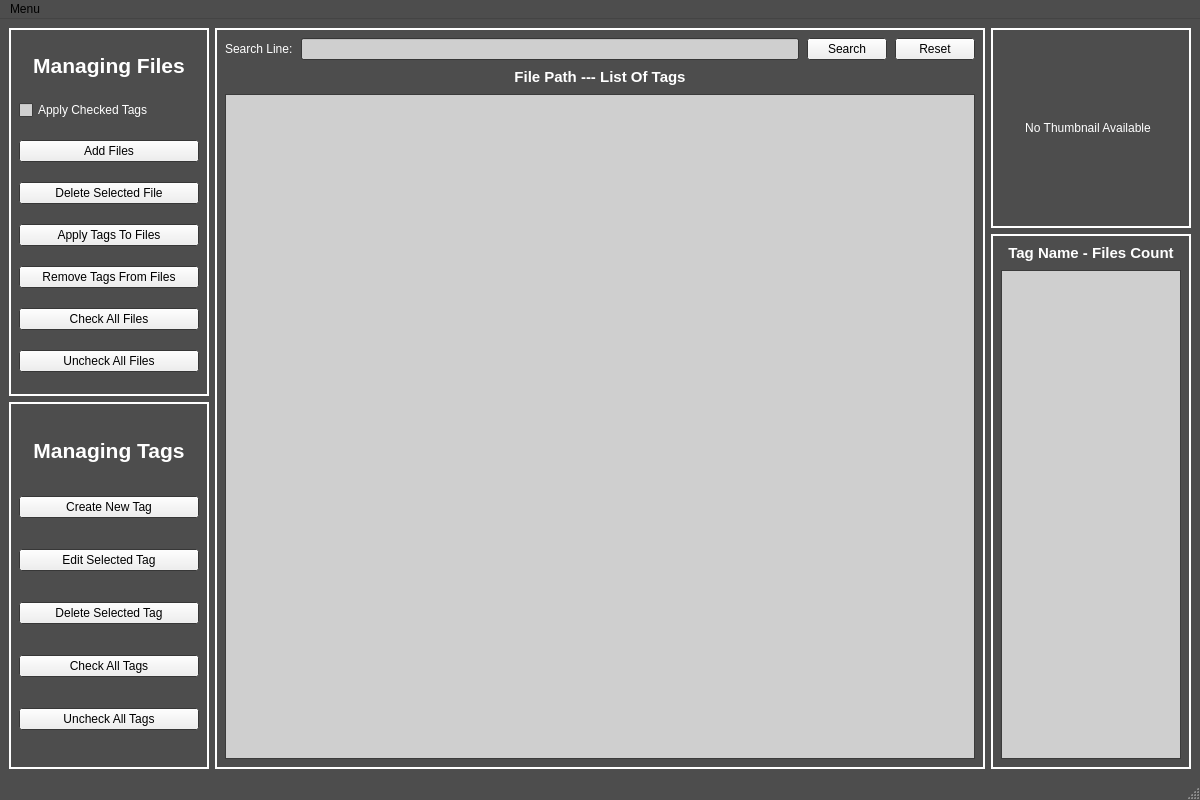
<?xml version="1.0" encoding="UTF-8"?>
<ui version="4.0">
 <class>Main_Window</class>
 <widget class="QMainWindow" name="Main_Window">
  <property name="geometry">
   <rect>
    <x>0</x>
    <y>0</y>
    <width>1200</width>
    <height>800</height>
   </rect>
  </property>
  <property name="palette">
   <palette>
    <active>
     <colorrole role="WindowText">
      <brush brushstyle="SolidPattern">
       <color alpha="255">
        <red>255</red>
        <green>255</green>
        <blue>255</blue>
       </color>
      </brush>
     </colorrole>
     <colorrole role="Text">
      <brush brushstyle="SolidPattern">
       <color alpha="255">
        <red>0</red>
        <green>0</green>
        <blue>0</blue>
       </color>
      </brush>
     </colorrole>
     <colorrole role="Base">
      <brush brushstyle="SolidPattern">
       <color alpha="255">
        <red>207</red>
        <green>207</green>
        <blue>207</blue>
       </color>
      </brush>
     </colorrole>
     <colorrole role="Window">
      <brush brushstyle="SolidPattern">
       <color alpha="255">
        <red>77</red>
        <green>77</green>
        <blue>77</blue>
       </color>
      </brush>
     </colorrole>
     <colorrole role="Shadow">
      <brush brushstyle="SolidPattern">
       <color alpha="255">
        <red>43</red>
        <green>43</green>
        <blue>43</blue>
       </color>
      </brush>
     </colorrole>
    </active>
    <inactive>
     <colorrole role="WindowText">
      <brush brushstyle="SolidPattern">
       <color alpha="255">
        <red>255</red>
        <green>255</green>
        <blue>255</blue>
       </color>
      </brush>
     </colorrole>
     <colorrole role="Text">
      <brush brushstyle="SolidPattern">
       <color alpha="255">
        <red>0</red>
        <green>0</green>
        <blue>0</blue>
       </color>
      </brush>
     </colorrole>
     <colorrole role="Base">
      <brush brushstyle="SolidPattern">
       <color alpha="255">
        <red>207</red>
        <green>207</green>
        <blue>207</blue>
       </color>
      </brush>
     </colorrole>
     <colorrole role="Window">
      <brush brushstyle="SolidPattern">
       <color alpha="255">
        <red>77</red>
        <green>77</green>
        <blue>77</blue>
       </color>
      </brush>
     </colorrole>
     <colorrole role="Shadow">
      <brush brushstyle="SolidPattern">
       <color alpha="255">
        <red>43</red>
        <green>43</green>
        <blue>43</blue>
       </color>
      </brush>
     </colorrole>
    </inactive>
    <disabled>
     <colorrole role="Base">
      <brush brushstyle="SolidPattern">
       <color alpha="255">
        <red>77</red>
        <green>77</green>
        <blue>77</blue>
       </color>
      </brush>
     </colorrole>
     <colorrole role="Window">
      <brush brushstyle="SolidPattern">
       <color alpha="255">
        <red>77</red>
        <green>77</green>
        <blue>77</blue>
       </color>
      </brush>
     </colorrole>
     <colorrole role="Shadow">
      <brush brushstyle="SolidPattern">
       <color alpha="255">
        <red>43</red>
        <green>43</green>
        <blue>43</blue>
       </color>
      </brush>
     </colorrole>
    </disabled>
   </palette>
  </property>
  <property name="windowTitle">
   <string>Main_Window</string>
  </property>
  <property name="autoFillBackground">
   <bool>false</bool>
  </property>
  <widget class="QWidget" name="central_widget">
   <layout class="QHBoxLayout" name="horizontalLayout">
    <item>
     <widget class="QFrame" name="data_management_layout">
      <property name="minimumSize">
       <size>
        <width>200</width>
        <height>0</height>
       </size>
      </property>
      <property name="maximumSize">
       <size>
        <width>200</width>
        <height>16777215</height>
       </size>
      </property>
      <layout class="QVBoxLayout" name="internal_data_management_layout">
       <property name="leftMargin">
        <number>0</number>
       </property>
       <property name="topMargin">
        <number>0</number>
       </property>
       <property name="rightMargin">
        <number>0</number>
       </property>
       <property name="bottomMargin">
        <number>0</number>
       </property>
       <item>
        <widget class="QFrame" name="files_management_layout">
         <property name="minimumSize">
          <size>
           <width>200</width>
           <height>250</height>
          </size>
         </property>
         <property name="maximumSize">
          <size>
           <width>16777215</width>
           <height>16777215</height>
          </size>
         </property>
         <property name="frameShape">
          <enum>QFrame::Shape::Box</enum>
         </property>
         <property name="lineWidth">
          <number>2</number>
         </property>
         <property name="midLineWidth">
          <number>2</number>
         </property>
         <layout class="QVBoxLayout" name="internal_files_management_layout">
          <property name="spacing">
           <number>8</number>
          </property>
          <property name="leftMargin">
           <number>8</number>
          </property>
          <property name="topMargin">
           <number>8</number>
          </property>
          <property name="rightMargin">
           <number>8</number>
          </property>
          <property name="bottomMargin">
           <number>8</number>
          </property>
          <item>
           <widget class="QLabel" name="files_management_label">
            <property name="minimumSize">
             <size>
              <width>0</width>
              <height>30</height>
             </size>
            </property>
            <property name="maximumSize">
             <size>
              <width>16777215</width>
              <height>30</height>
             </size>
            </property>
            <property name="font">
             <font>
              <pointsize>16</pointsize>
              <bold>true</bold>
             </font>
            </property>
            <property name="text">
             <string>Managing Files</string>
            </property>
            <property name="alignment">
             <set>Qt::AlignmentFlag::AlignCenter</set>
            </property>
           </widget>
          </item>
          <item>
           <widget class="QCheckBox" name="add_files_tags_checkbox">
            <property name="maximumSize">
             <size>
              <width>16777215</width>
              <height>16777215</height>
             </size>
            </property>
            <property name="toolTip">
             <string>&lt;html&gt;&lt;head/&gt;&lt;body&gt;&lt;p&gt;When this checkbox is set, the files you select to add to your list will be automatically initialized with all the tags that are currently checked on the tags list.&lt;/p&gt;&lt;/body&gt;&lt;/html&gt;</string>
            </property>
            <property name="layoutDirection">
             <enum>Qt::LayoutDirection::LeftToRight</enum>
            </property>
            <property name="text">
             <string>Apply Checked Tags</string>
            </property>
           </widget>
          </item>
          <item>
           <widget class="QPushButton" name="add_files_button">
            <property name="toolTip">
             <string>&lt;html&gt;&lt;head/&gt;&lt;body&gt;&lt;p&gt;Choose one or more files from your computer to add to the program's catalog. &lt;/p&gt;&lt;p&gt;They can later be tagged however you want.&lt;/p&gt;&lt;p&gt;The program does not check for duplicate file paths.&lt;/p&gt;&lt;/body&gt;&lt;/html&gt;</string>
            </property>
            <property name="text">
             <string>Add Files</string>
            </property>
           </widget>
          </item>
          <item>
           <widget class="QPushButton" name="delete_file_button">
            <property name="toolTip">
             <string>&lt;html&gt;&lt;head/&gt;&lt;body&gt;&lt;p&gt;Remove the currently selected (highlighted) file.&lt;/p&gt;&lt;/body&gt;&lt;/html&gt;</string>
            </property>
            <property name="text">
             <string>Delete Selected File</string>
            </property>
           </widget>
          </item>
          <item>
           <widget class="QPushButton" name="add_tags_to_files_button">
            <property name="toolTip">
             <string>&lt;html&gt;&lt;head/&gt;&lt;body&gt;&lt;p&gt;Apply all currently checked tags to all currently checked files.&lt;/p&gt;&lt;p&gt;Duplicate tags will be skipped automatically.&lt;/p&gt;&lt;/body&gt;&lt;/html&gt;</string>
            </property>
            <property name="text">
             <string>Apply Tags To Files</string>
            </property>
           </widget>
          </item>
          <item>
           <widget class="QPushButton" name="remove_tags_from_files_button">
            <property name="toolTip">
             <string>&lt;html&gt;&lt;head/&gt;&lt;body&gt;&lt;p&gt;Remove all currently checked tags from all currently checked files.&lt;/p&gt;&lt;/body&gt;&lt;/html&gt;</string>
            </property>
            <property name="text">
             <string>Remove Tags From Files</string>
            </property>
           </widget>
          </item>
          <item>
           <widget class="QPushButton" name="check_all_files_button">
            <property name="toolTip">
             <string>&lt;html&gt;&lt;head/&gt;&lt;body&gt;&lt;p&gt;Check the box for every currently existing file.&lt;/p&gt;&lt;p&gt;Skips any files that are not currently visible (due to being filitered out by the search function).&lt;/p&gt;&lt;/body&gt;&lt;/html&gt;</string>
            </property>
            <property name="text">
             <string>Check All Files</string>
            </property>
           </widget>
          </item>
          <item>
           <widget class="QPushButton" name="uncheck_all_files_button">
            <property name="toolTip">
             <string>&lt;html&gt;&lt;head/&gt;&lt;body&gt;&lt;p&gt;Uncheck the box for every currently existing file.&lt;/p&gt;&lt;p&gt;Skips any files that are not currently visible (due to being filitered out by the search function).&lt;/p&gt;&lt;/body&gt;&lt;/html&gt;</string>
            </property>
            <property name="text">
             <string>Uncheck All Files</string>
            </property>
           </widget>
          </item>
         </layout>
        </widget>
       </item>
       <item>
        <widget class="QFrame" name="tags_management_layout">
         <property name="minimumSize">
          <size>
           <width>200</width>
           <height>250</height>
          </size>
         </property>
         <property name="maximumSize">
          <size>
           <width>16777215</width>
           <height>16777215</height>
          </size>
         </property>
         <property name="frameShape">
          <enum>QFrame::Shape::Box</enum>
         </property>
         <property name="lineWidth">
          <number>2</number>
         </property>
         <property name="midLineWidth">
          <number>2</number>
         </property>
         <layout class="QVBoxLayout" name="internal_tags_management_layout">
          <property name="spacing">
           <number>8</number>
          </property>
          <property name="leftMargin">
           <number>8</number>
          </property>
          <property name="topMargin">
           <number>8</number>
          </property>
          <property name="rightMargin">
           <number>8</number>
          </property>
          <property name="bottomMargin">
           <number>8</number>
          </property>
          <item>
           <widget class="QLabel" name="tags_management_label">
            <property name="minimumSize">
             <size>
              <width>0</width>
              <height>30</height>
             </size>
            </property>
            <property name="maximumSize">
             <size>
              <width>16777215</width>
              <height>30</height>
             </size>
            </property>
            <property name="font">
             <font>
              <pointsize>16</pointsize>
              <bold>true</bold>
             </font>
            </property>
            <property name="text">
             <string>Managing Tags</string>
            </property>
            <property name="alignment">
             <set>Qt::AlignmentFlag::AlignCenter</set>
            </property>
           </widget>
          </item>
          <item>
           <widget class="QPushButton" name="create_tag_button">
            <property name="maximumSize">
             <size>
              <width>16777215</width>
              <height>16777215</height>
             </size>
            </property>
            <property name="toolTip">
             <string>&lt;html&gt;&lt;head/&gt;&lt;body&gt;&lt;p&gt;Create a new tag. &lt;/p&gt;&lt;p&gt;It will not be assigned to any files at first, you can apply it to checked files later.&lt;/p&gt;&lt;p&gt;Tags with 0 attached files are not saved on disk.&lt;/p&gt;&lt;/body&gt;&lt;/html&gt;</string>
            </property>
            <property name="text">
             <string>Create New Tag</string>
            </property>
            <property name="checkable">
             <bool>false</bool>
            </property>
           </widget>
          </item>
          <item>
           <widget class="QPushButton" name="edit_tag_button">
            <property name="toolTip">
             <string>&lt;html&gt;&lt;head/&gt;&lt;body&gt;&lt;p&gt;Edit the currently selected (highlighted) tag's name.&lt;/p&gt;&lt;p&gt;It will be updated across all files that include it.&lt;/p&gt;&lt;/body&gt;&lt;/html&gt;</string>
            </property>
            <property name="text">
             <string>Edit Selected Tag</string>
            </property>
           </widget>
          </item>
          <item>
           <widget class="QPushButton" name="delete_tag_button">
            <property name="toolTip">
             <string>&lt;html&gt;&lt;head/&gt;&lt;body&gt;&lt;p&gt;Delete the currently selected (highlighted) tag.&lt;/p&gt;&lt;p&gt;It will also be removed from any files that include it.&lt;/p&gt;&lt;/body&gt;&lt;/html&gt;</string>
            </property>
            <property name="text">
             <string>Delete Selected Tag</string>
            </property>
           </widget>
          </item>
          <item>
           <widget class="QPushButton" name="check_all_tags_button">
            <property name="toolTip">
             <string>&lt;html&gt;&lt;head/&gt;&lt;body&gt;&lt;p&gt;Check the box for every currently existing tag.&lt;/p&gt;&lt;/body&gt;&lt;/html&gt;</string>
            </property>
            <property name="text">
             <string>Check All Tags</string>
            </property>
           </widget>
          </item>
          <item>
           <widget class="QPushButton" name="uncheck_all_tags_button">
            <property name="toolTip">
             <string>&lt;html&gt;&lt;head/&gt;&lt;body&gt;&lt;p&gt;Uncheck the box for every currently existing tag.&lt;/p&gt;&lt;/body&gt;&lt;/html&gt;</string>
            </property>
            <property name="text">
             <string>Uncheck All Tags</string>
            </property>
           </widget>
          </item>
         </layout>
        </widget>
       </item>
      </layout>
     </widget>
    </item>
    <item>
     <widget class="QFrame" name="files_layout">
      <property name="frameShape">
       <enum>QFrame::Shape::Box</enum>
      </property>
      <property name="lineWidth">
       <number>2</number>
      </property>
      <property name="midLineWidth">
       <number>2</number>
      </property>
      <layout class="QVBoxLayout" name="internal_files_layout">
       <property name="spacing">
        <number>8</number>
       </property>
       <property name="leftMargin">
        <number>8</number>
       </property>
       <property name="topMargin">
        <number>8</number>
       </property>
       <property name="rightMargin">
        <number>8</number>
       </property>
       <property name="bottomMargin">
        <number>8</number>
       </property>
       <item>
        <layout class="QHBoxLayout" name="searching_layout">
         <item>
          <widget class="QLabel" name="label">
           <property name="toolTip">
            <string/>
           </property>
           <property name="text">
            <string>Search Line:</string>
           </property>
          </widget>
         </item>
         <item>
          <widget class="QLineEdit" name="search_line">
           <property name="toolTip">
            <string>&lt;html&gt;&lt;head/&gt;&lt;body&gt;&lt;p&gt;Enter a list of tags that a file must have to be searched for, separating tags with spaces.&lt;/p&gt;&lt;p&gt;Precede a tag with a &amp;quot;-&amp;quot; to mark that it must not show up.&lt;/p&gt;&lt;p&gt;If you execute a search request with this line being empty, the program will list all files that do not currently have any tags applied to them.&lt;/p&gt;&lt;/body&gt;&lt;/html&gt;</string>
           </property>
          </widget>
         </item>
         <item>
          <widget class="QPushButton" name="search_button">
           <property name="toolTip">
            <string>&lt;html&gt;&lt;head/&gt;&lt;body&gt;&lt;p&gt;Search for files meeting the criteria from the Search Line.&lt;/p&gt;&lt;p&gt;If any tags are not recognized, you will be informed about an error.&lt;/p&gt;&lt;/body&gt;&lt;/html&gt;</string>
           </property>
           <property name="text">
            <string>Search</string>
           </property>
          </widget>
         </item>
         <item>
          <widget class="QPushButton" name="search_reset_button">
           <property name="text">
            <string>Reset</string>
           </property>
          </widget>
         </item>
        </layout>
       </item>
       <item>
        <widget class="QLabel" name="files_list_label">
         <property name="font">
          <font>
           <pointsize>11</pointsize>
           <bold>true</bold>
          </font>
         </property>
         <property name="toolTip">
          <string>&lt;html&gt;&lt;head/&gt;&lt;body&gt;&lt;p&gt;The list below contains the files and all the tags they're associated with.&lt;/p&gt;&lt;p&gt;Double-click on a file to open it with matching software on your computer.&lt;/p&gt;&lt;/body&gt;&lt;/html&gt;</string>
         </property>
         <property name="frameShape">
          <enum>QFrame::Shape::NoFrame</enum>
         </property>
         <property name="text">
          <string>File Path --- List Of Tags</string>
         </property>
         <property name="alignment">
          <set>Qt::AlignmentFlag::AlignCenter</set>
         </property>
        </widget>
       </item>
       <item>
        <widget class="QListWidget" name="files_list">
         <property name="focusPolicy">
          <enum>Qt::FocusPolicy::StrongFocus</enum>
         </property>
        </widget>
       </item>
      </layout>
     </widget>
    </item>
    <item>
     <widget class="QFrame" name="tags_and_thumbnail_layout">
      <property name="minimumSize">
       <size>
        <width>200</width>
        <height>0</height>
       </size>
      </property>
      <property name="maximumSize">
       <size>
        <width>200</width>
        <height>16777215</height>
       </size>
      </property>
      <layout class="QVBoxLayout" name="verticalLayout">
       <property name="spacing">
        <number>6</number>
       </property>
       <property name="leftMargin">
        <number>0</number>
       </property>
       <property name="topMargin">
        <number>0</number>
       </property>
       <property name="rightMargin">
        <number>0</number>
       </property>
       <property name="bottomMargin">
        <number>0</number>
       </property>
       <item>
        <widget class="QFrame" name="thumbnail_layout">
         <property name="minimumSize">
          <size>
           <width>200</width>
           <height>200</height>
          </size>
         </property>
         <property name="frameShape">
          <enum>QFrame::Shape::Box</enum>
         </property>
         <property name="lineWidth">
          <number>2</number>
         </property>
         <property name="midLineWidth">
          <number>2</number>
         </property>
         <layout class="QVBoxLayout" name="verticalLayout_3">
          <property name="spacing">
           <number>0</number>
          </property>
          <property name="leftMargin">
           <number>0</number>
          </property>
          <property name="topMargin">
           <number>0</number>
          </property>
          <property name="rightMargin">
           <number>0</number>
          </property>
          <property name="bottomMargin">
           <number>0</number>
          </property>
          <item>
           <widget class="QLabel" name="thumbnail_label">
            <property name="minimumSize">
             <size>
              <width>190</width>
              <height>190</height>
             </size>
            </property>
            <property name="maximumSize">
             <size>
              <width>190</width>
              <height>190</height>
             </size>
            </property>
            <property name="toolTip">
             <string>&lt;html&gt;&lt;head/&gt;&lt;body&gt;&lt;p&gt;If the currently selected file is of a supported image format, the thumbnail will be generated and presented here.&lt;/p&gt;&lt;/body&gt;&lt;/html&gt;</string>
            </property>
            <property name="layoutDirection">
             <enum>Qt::LayoutDirection::LeftToRight</enum>
            </property>
            <property name="lineWidth">
             <number>0</number>
            </property>
            <property name="text">
             <string>No Thumbnail Available</string>
            </property>
            <property name="alignment">
             <set>Qt::AlignmentFlag::AlignCenter</set>
            </property>
            <property name="indent">
             <number>0</number>
            </property>
           </widget>
          </item>
         </layout>
        </widget>
       </item>
       <item>
        <widget class="QFrame" name="tags_layout">
         <property name="minimumSize">
          <size>
           <width>200</width>
           <height>0</height>
          </size>
         </property>
         <property name="maximumSize">
          <size>
           <width>200</width>
           <height>16777215</height>
          </size>
         </property>
         <property name="frameShape">
          <enum>QFrame::Shape::Box</enum>
         </property>
         <property name="frameShadow">
          <enum>QFrame::Shadow::Plain</enum>
         </property>
         <property name="lineWidth">
          <number>2</number>
         </property>
         <property name="midLineWidth">
          <number>2</number>
         </property>
         <layout class="QVBoxLayout" name="internal_tags_layout">
          <property name="spacing">
           <number>8</number>
          </property>
          <property name="sizeConstraint">
           <enum>QLayout::SizeConstraint::SetDefaultConstraint</enum>
          </property>
          <property name="leftMargin">
           <number>8</number>
          </property>
          <property name="topMargin">
           <number>8</number>
          </property>
          <property name="rightMargin">
           <number>8</number>
          </property>
          <property name="bottomMargin">
           <number>8</number>
          </property>
          <item>
           <widget class="QLabel" name="tags_list_label">
            <property name="minimumSize">
             <size>
              <width>0</width>
              <height>0</height>
             </size>
            </property>
            <property name="font">
             <font>
              <pointsize>11</pointsize>
              <bold>true</bold>
             </font>
            </property>
            <property name="toolTip">
             <string>&lt;html&gt;&lt;head/&gt;&lt;body&gt;&lt;p&gt;The list below contains the tags that can be used to mark your files with.&lt;/p&gt;&lt;p&gt;The list keeps track of how many files are using a given tag.&lt;/p&gt;&lt;p&gt;Checking the boxes of tags affects other functionality, refer to respective tooltips to learn more.&lt;/p&gt;&lt;/body&gt;&lt;/html&gt;</string>
            </property>
            <property name="layoutDirection">
             <enum>Qt::LayoutDirection::LeftToRight</enum>
            </property>
            <property name="frameShape">
             <enum>QFrame::Shape::NoFrame</enum>
            </property>
            <property name="lineWidth">
             <number>1</number>
            </property>
            <property name="midLineWidth">
             <number>0</number>
            </property>
            <property name="text">
             <string>Tag Name - Files Count</string>
            </property>
            <property name="alignment">
             <set>Qt::AlignmentFlag::AlignCenter</set>
            </property>
            <property name="margin">
             <number>0</number>
            </property>
           </widget>
          </item>
          <item>
           <widget class="QListWidget" name="tags_list">
            <property name="minimumSize">
             <size>
              <width>0</width>
              <height>0</height>
             </size>
            </property>
            <property name="maximumSize">
             <size>
              <width>16777215</width>
              <height>16777215</height>
             </size>
            </property>
            <property name="focusPolicy">
             <enum>Qt::FocusPolicy::StrongFocus</enum>
            </property>
            <property name="lineWidth">
             <number>1</number>
            </property>
            <property name="verticalScrollBarPolicy">
             <enum>Qt::ScrollBarPolicy::ScrollBarAsNeeded</enum>
            </property>
            <property name="horizontalScrollBarPolicy">
             <enum>Qt::ScrollBarPolicy::ScrollBarAsNeeded</enum>
            </property>
            <property name="sizeAdjustPolicy">
             <enum>QAbstractScrollArea::SizeAdjustPolicy::AdjustIgnored</enum>
            </property>
            <property name="flow">
             <enum>QListView::Flow::TopToBottom</enum>
            </property>
            <property name="isWrapping" stdset="0">
             <bool>false</bool>
            </property>
            <property name="layoutMode">
             <enum>QListView::LayoutMode::SinglePass</enum>
            </property>
            <property name="viewMode">
             <enum>QListView::ViewMode::ListMode</enum>
            </property>
           </widget>
          </item>
         </layout>
        </widget>
       </item>
      </layout>
     </widget>
    </item>
   </layout>
  </widget>
  <widget class="QMenuBar" name="menu_bar">
   <property name="geometry">
    <rect>
     <x>0</x>
     <y>0</y>
     <width>1200</width>
     <height>21</height>
    </rect>
   </property>
   <widget class="QMenu" name="menu_file">
    <property name="title">
     <string>Menu</string>
    </property>
    <addaction name="action_save"/>
    <addaction name="separator"/>
    <addaction name="action_exit"/>
   </widget>
   <addaction name="menu_file"/>
  </widget>
  <widget class="QStatusBar" name="status_bar"/>
  <action name="action_save">
   <property name="text">
    <string>Save</string>
   </property>
   <property name="iconVisibleInMenu">
    <bool>true</bool>
   </property>
  </action>
  <action name="action_exit">
   <property name="text">
    <string>Exit</string>
   </property>
  </action>
 </widget>
 <resources/>
 <connections/>
</ui>
